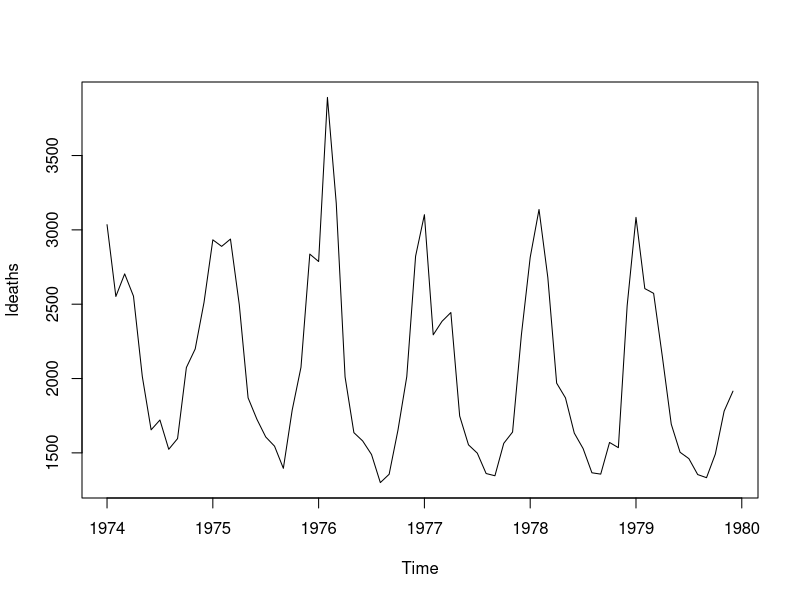

Reproduce this figure in R. (Note: this script raises an error after producing the figure.)
# Load data set
datasets::ldeaths

#Play around with different generic functions 
plot(ldeaths)
summary(ldeaths)
mean(ldeaths)

#Create a S3 class for my dataset
totalPerYear <- list(year= "1974", total = "26, 158")
class(totalPerYear) <- "total"


#Create a S4 class 
setClass("totalDeaths", year = "1974", month= "Jan",  deaths = "3035" )
